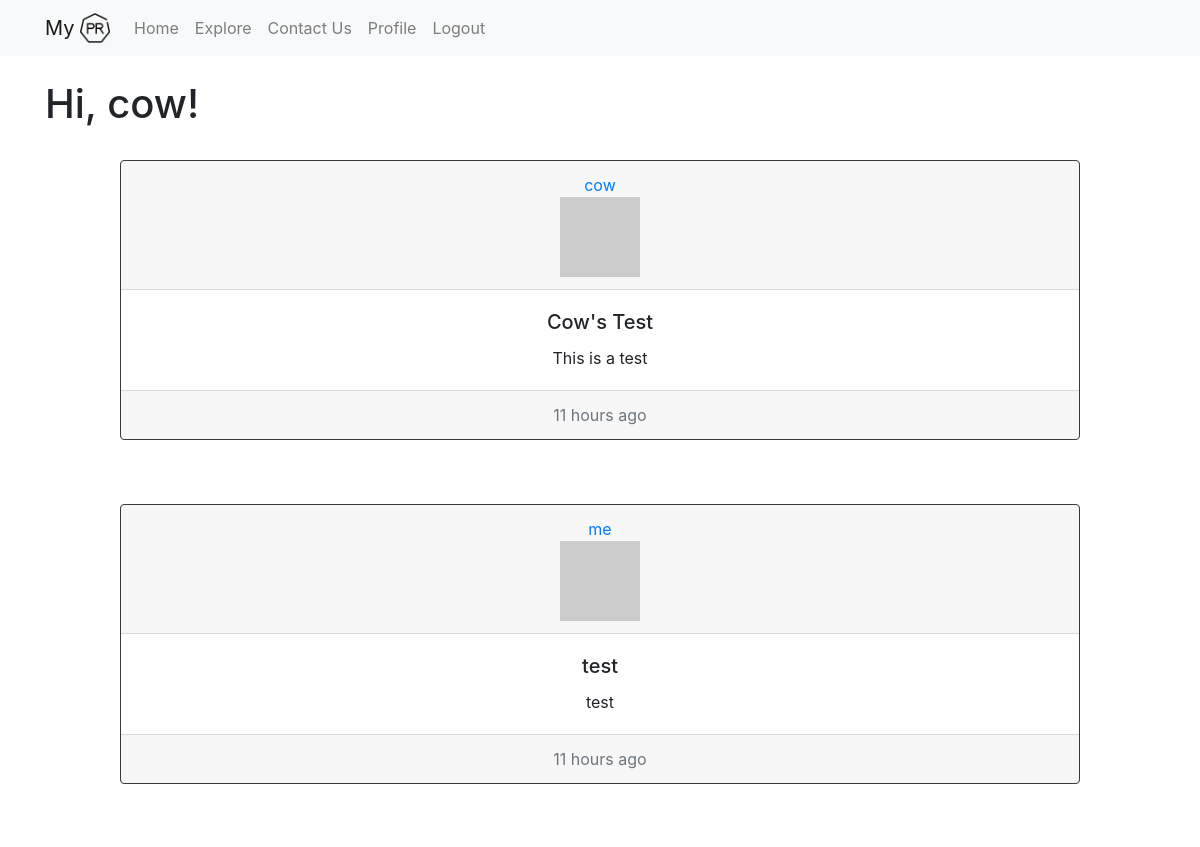
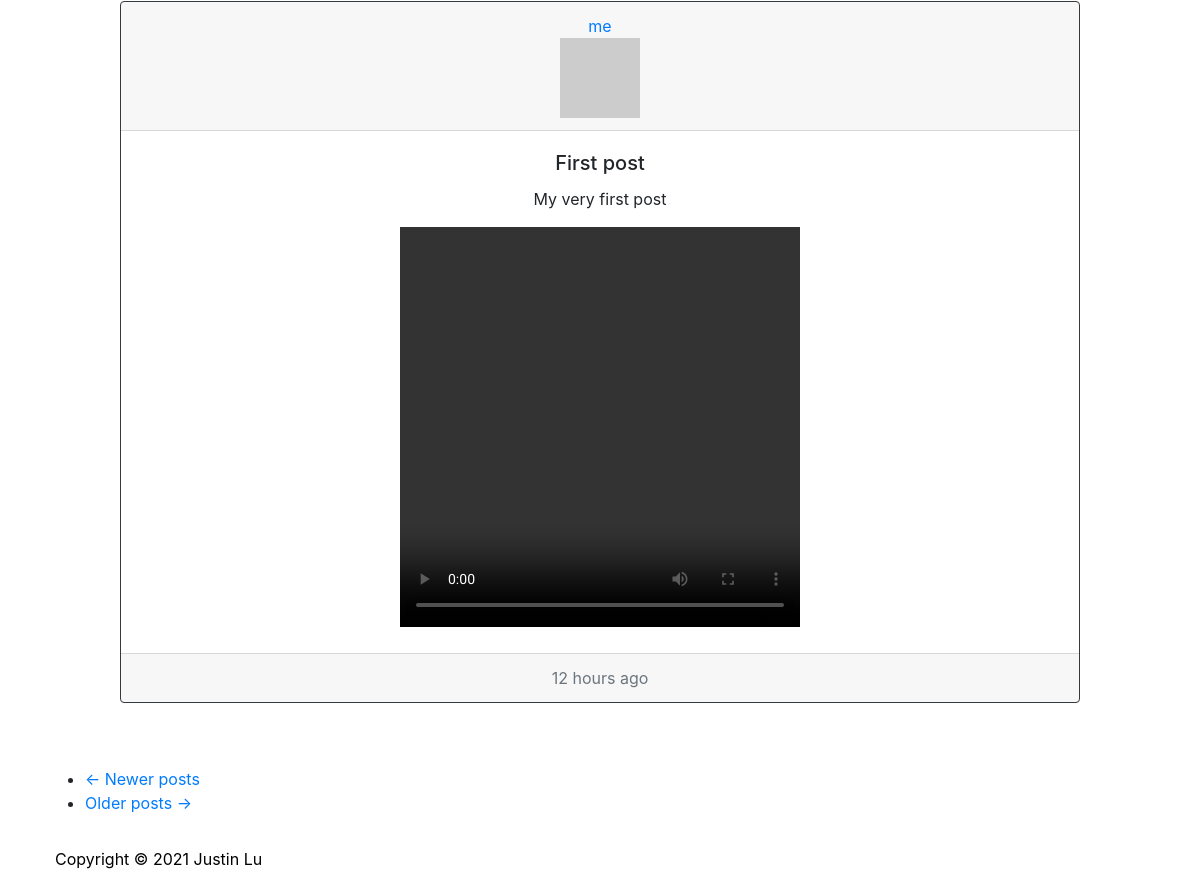
Page /explore (signed in) on the earlier database version (2 pictures, top to bottom).
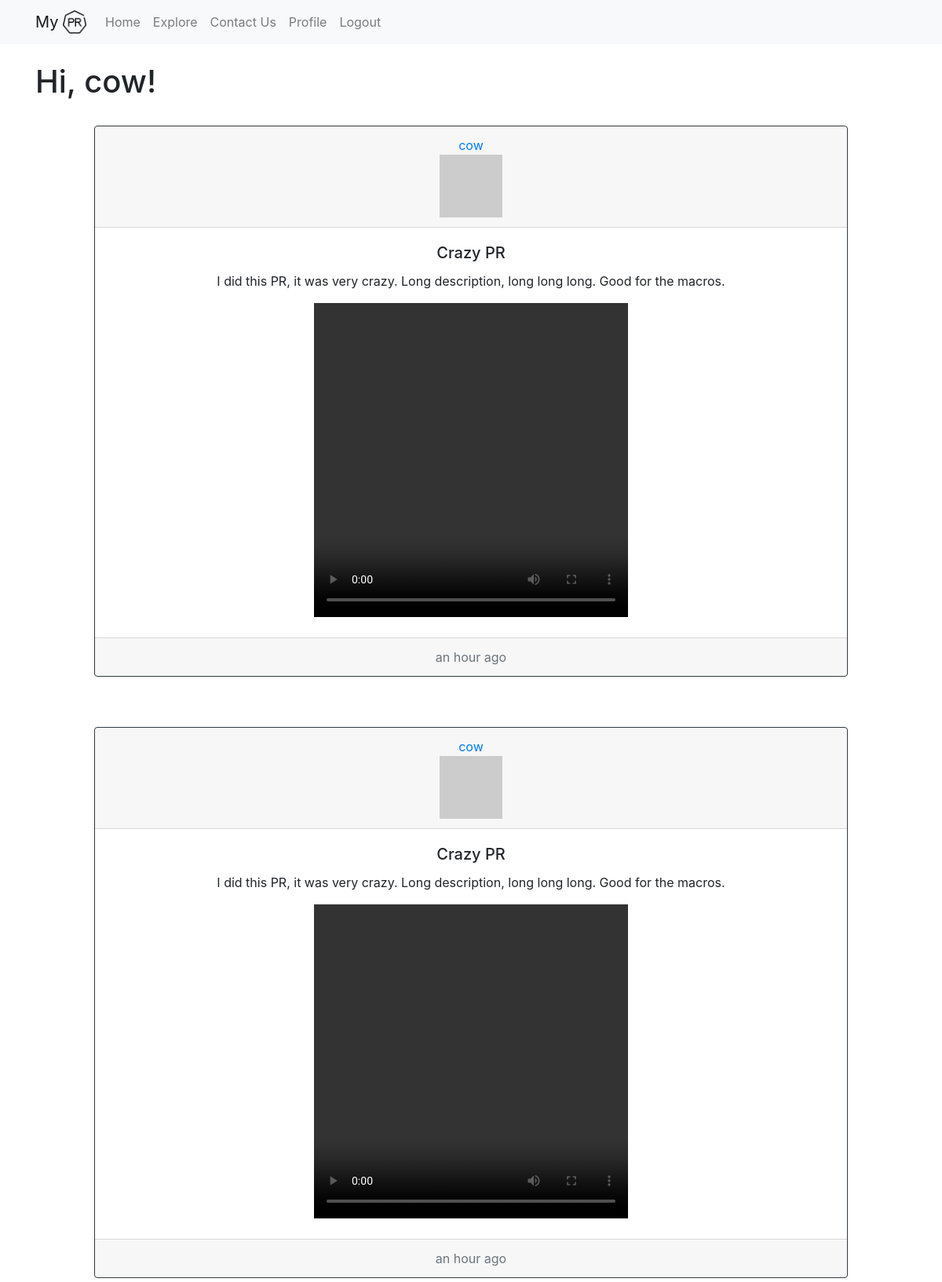
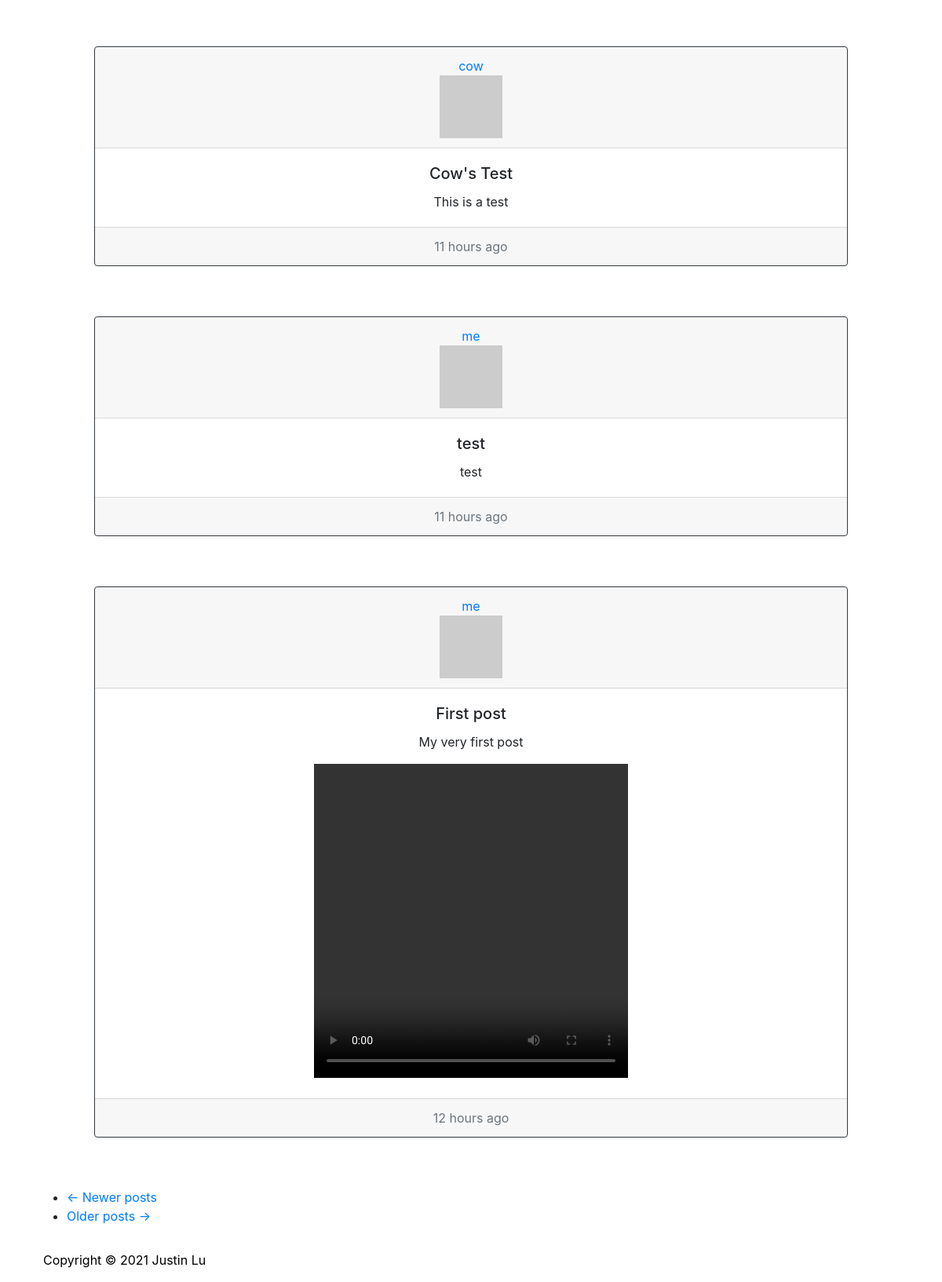
Same page on the later database version (2 pictures, top to bottom).
### app/models.py (models this page shows, shortened)
class Post(db.Model):
    id = db.Column(db.Integer, primary_key=True)
    title = db.Column(db.String(20))
    body = db.Column(db.String(140))
    img = db.Column(db.String(250))
    timestamp = db.Column(db.DateTime, index=True, default=datetime.utcnow)
    user_id = db.Column(db.Integer, db.ForeignKey('user.id'))

class User(UserMixin, db.Model):
    id = db.Column(db.Integer, primary_key=True)
    username = db.Column(db.String(64), index=True, unique=True)
    email = db.Column(db.String(120), index=True, unique=True)
    password_hash = db.Column(db.String(128))
    posts = db.relationship('Post', backref='author', lazy='dynamic')
    about_me = db.Column(db.String(140))
    last_seen = db.Column(db.DateTime, default=datetime.utcnow)
    followed = db.relationship(
        'User', secondary=followers,
        primaryjoin=(followers.c.follower_id == id),
        secondaryjoin=(followers.c.followed_id == id),
        backref=db.backref('followers', lazy='dynamic'), lazy='dynamic')
    def avatar(self, size):
        digest = md5(self.email.lower().encode('utf-8')).hexdigest()
        return 'https://www.gravatar.com/avatar/{}?d=identicon&s={}'.format(
            digest, size)

### app/main/routes.py (the view)
@bp.route('/explore')
@login_required
def explore():
    page = request.args.get('page', 1, type=int)
    posts = Post.query.order_by(Post.timestamp.desc()).paginate(
        page, current_app.config['POSTS_PER_PAGE'], False)
    next_url = url_for('main.explore', page=posts.next_num) \
        if posts.has_next else None
    prev_url = url_for('main.explore', page=posts.prev_num) \
        if posts.has_prev else None
    return render_template('index.html', title='Explore',
                           posts=posts.items, next_url=next_url,
                           prev_url=prev_url)

### app/models.py (called while the page is built)
@login.user_loader
def load_user(id):
    return User.query.get(int(id))

### app/templates/index.html (shortened to what this page needs)
{% extends "base.html" %}
{% import 'bootstrap/wtf.html' as wtf %}
{% block app_content %}
    <br>
    <h1>Hi, {{ current_user.username }}!</h1>
    <br>
    {% for post in posts %}
        {% include '_post.html' %}
    {% endfor %}
    <nav aria-label="...">
        <ul class="pager">
            <li class="previous{% if not prev_url %} disabled{% endif %}">
                <a href="{{ prev_url or '#' }}">
                    <span aria-hidden="true">&larr;</span> Newer posts
                </a>
            </li>
            <li class="next{% if not next_url %} disabled{% endif %}">
                <a href="{{ next_url or '#' }}">
                    Older posts <span aria-hidden="true">&rarr;</span>
                </a>
            </li>
        </ul>
    </nav>
{% endblock %}

### app/templates/_post.html
 <div class="card border-dark mb-3 text-center center" style="width: 60rem;">
        <div class="card-header">
            <a href="{{ url_for('main.user', username=post.author.username) }}">
                    {{ post.author.username }}
            </a>
            <br>
            <a href="{{ url_for('main.user', username=post.author.username) }}">
                <img src="{{ post.author.avatar(70) }}" />
            </a>
        </div>
        <div class="card-body">
            <h5 class="card-title"> {{ post.title}} </h5>
            <p class="card-text"> {{ post.body }} </p>
            {% if post.img == "None" %}
            {% elif post.img[-3:] == "jpg" or post.img[-3:] == "png" %}
                <img src="{{ post.img }}" alt="User's Media Content" width="400" height="400">
            {% elif post.img[-3:] == "mp4" %}
                <video width="400" height="400" controls>
                    <source src="{{ post.img }}" type="video/mp4" alt="User's Video">
                </video>
                {% endif %}
            </div>
        <div class="card-footer text-muted">
            {{ moment(post.timestamp).fromNow() }}
        </div>
    </div>
<br>
<br>

Differences in the rows shown:
added Post: author.username "cow", title "Crazy PR", body "I did this PR, it was very crazy. Long description, long long long. Good for the macros.", timestamp "an hour ago"
added Post: author.username "cow", title "Crazy PR", body "I did this PR, it was very crazy. Long description, long long long. Good for the macros.", timestamp "an hour ago"
